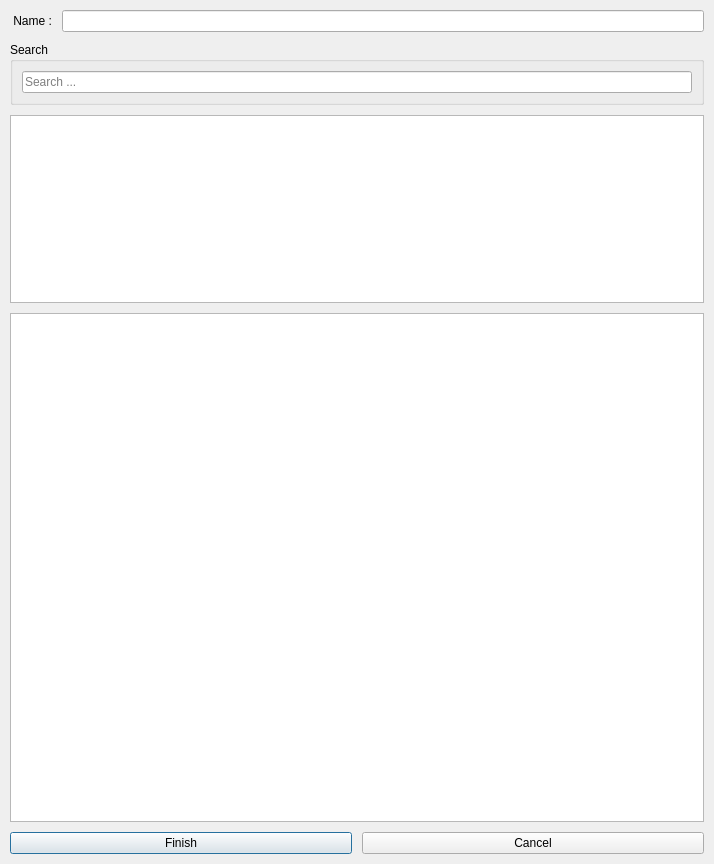
<?xml version="1.0" encoding="UTF-8"?>
<ui version="4.0">
 <class>Dialog</class>
 <widget class="QDialog" name="Dialog">
  <property name="geometry">
   <rect>
    <x>0</x>
    <y>0</y>
    <width>714</width>
    <height>864</height>
   </rect>
  </property>
  <property name="minimumSize">
   <size>
    <width>714</width>
    <height>864</height>
   </size>
  </property>
  <property name="maximumSize">
   <size>
    <width>714</width>
    <height>16777215</height>
   </size>
  </property>
  <property name="windowTitle">
   <string>Dialog</string>
  </property>
  <layout class="QVBoxLayout" name="verticalLayout_2">
   <property name="spacing">
    <number>0</number>
   </property>
   <property name="leftMargin">
    <number>0</number>
   </property>
   <property name="topMargin">
    <number>0</number>
   </property>
   <property name="rightMargin">
    <number>0</number>
   </property>
   <property name="bottomMargin">
    <number>0</number>
   </property>
   <item>
    <layout class="QVBoxLayout" name="verticalLayout" stretch="0,0,0,0,0">
     <property name="spacing">
      <number>10</number>
     </property>
     <property name="leftMargin">
      <number>10</number>
     </property>
     <property name="topMargin">
      <number>10</number>
     </property>
     <property name="rightMargin">
      <number>10</number>
     </property>
     <property name="bottomMargin">
      <number>10</number>
     </property>
     <item>
      <layout class="QGridLayout" name="gridLayout">
       <property name="sizeConstraint">
        <enum>QLayout::SetMinimumSize</enum>
       </property>
       <item row="0" column="1" rowspan="2">
        <widget class="QLineEdit" name="lineEditName"/>
       </item>
       <item row="0" column="0" rowspan="2">
        <widget class="QLabel" name="lblName_2">
         <property name="text">
          <string> Name :</string>
         </property>
         <property name="buddy">
          <cstring>lineEditName</cstring>
         </property>
        </widget>
       </item>
      </layout>
     </item>
     <item>
      <widget class="QGroupBox" name="groupBox">
       <property name="title">
        <string>Search</string>
       </property>
       <layout class="QVBoxLayout" name="verticalLayout_3">
        <item>
         <widget class="QLineEdit" name="txtSelectSubject">
          <property name="sizePolicy">
           <sizepolicy hsizetype="Preferred" vsizetype="Preferred">
            <horstretch>0</horstretch>
            <verstretch>0</verstretch>
           </sizepolicy>
          </property>
          <property name="placeholderText">
           <string>Search ...</string>
          </property>
         </widget>
        </item>
       </layout>
      </widget>
     </item>
     <item>
      <widget class="QTreeView" name="treeSubjects">
       <property name="minimumSize">
        <size>
         <width>0</width>
         <height>0</height>
        </size>
       </property>
       <property name="headerHidden">
        <bool>false</bool>
       </property>
      </widget>
     </item>
     <item>
      <widget class="QTableView" name="tableSchedule">
       <property name="minimumSize">
        <size>
         <width>694</width>
         <height>509</height>
        </size>
       </property>
       <property name="maximumSize">
        <size>
         <width>694</width>
         <height>509</height>
        </size>
       </property>
      </widget>
     </item>
     <item>
      <layout class="QHBoxLayout" name="horizontalLayout">
       <item>
        <widget class="QPushButton" name="btnFinish">
         <property name="text">
          <string>Finish</string>
         </property>
         <property name="shortcut">
          <string>Ctrl+S</string>
         </property>
        </widget>
       </item>
       <item>
        <widget class="QPushButton" name="btnCancel">
         <property name="text">
          <string>Cancel</string>
         </property>
        </widget>
       </item>
      </layout>
     </item>
    </layout>
   </item>
  </layout>
 </widget>
 <tabstops>
  <tabstop>lineEditName</tabstop>
  <tabstop>txtSelectSubject</tabstop>
  <tabstop>treeSubjects</tabstop>
  <tabstop>tableSchedule</tabstop>
  <tabstop>btnFinish</tabstop>
  <tabstop>btnCancel</tabstop>
 </tabstops>
 <resources/>
 <connections/>
</ui>
